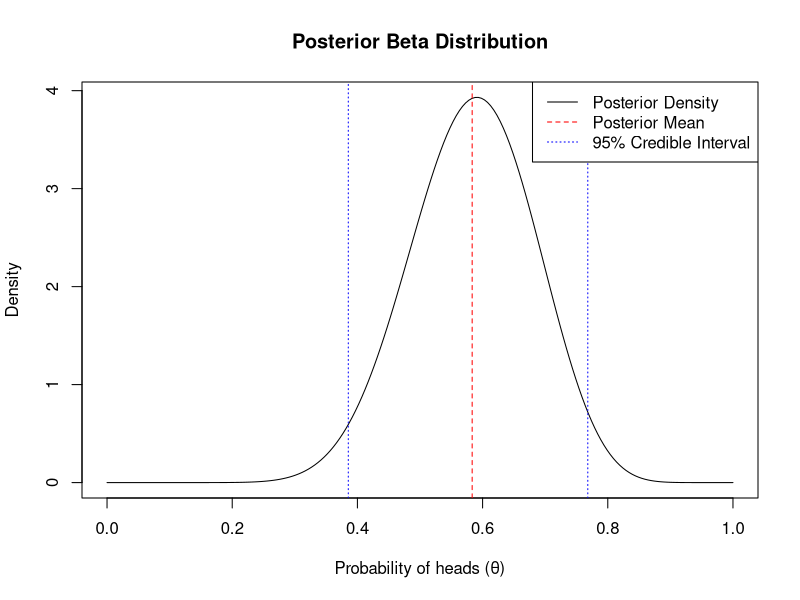
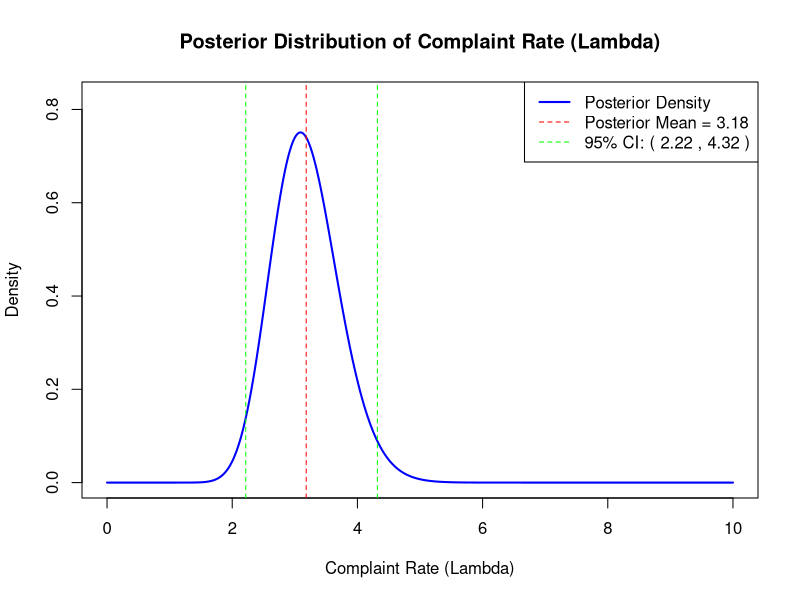
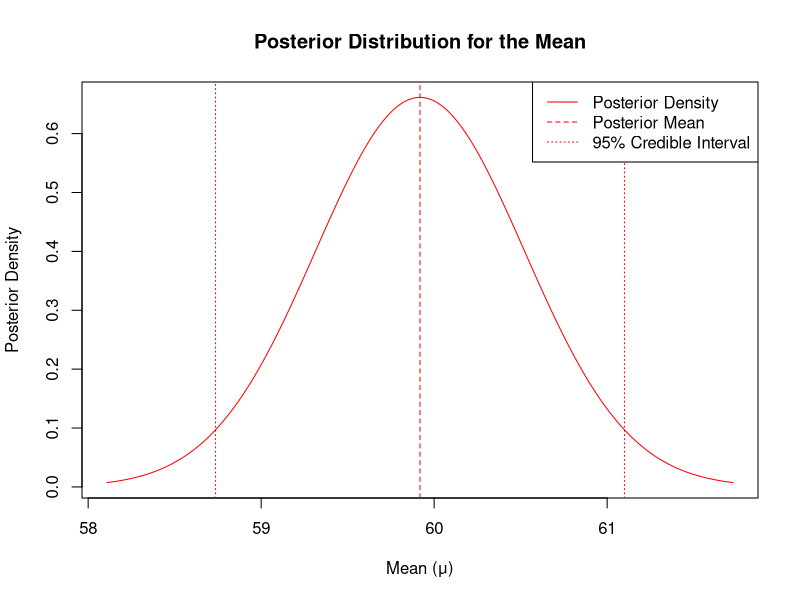

Write R code to recreate these figures, in order.
## ---- chunk 1
# Prior parameters for Beta distribution
alpha_prior <- 2
beta_prior <- 2

# Observed data (12 heads, 8 tails)
x <- 12  # number of heads
n <- 20  # total flips (12 heads + 8 tails)

# Posterior parameters for Beta distribution
alpha_post <- alpha_prior + x
beta_post <- beta_prior + (n - x)

# Display the posterior parameters
cat("Posterior parameters:\n")
cat("Alpha: ", alpha_post, "\n")
cat("Beta: ", beta_post, "\n")

# Posterior mean
posterior_mean <- alpha_post / (alpha_post + beta_post)
cat("Posterior mean: ", posterior_mean, "\n")

# 95% credible interval (2.5th and 97.5th percentiles)
credible_interval <- qbeta(c(0.025, 0.975), alpha_post, beta_post)
cat("95% credible interval: [", credible_interval[1], ", ", credible_interval[2], "]\n")

# Optional: plot the posterior Beta distribution using plot function
x_values <- seq(0, 1, length.out = 200) # Generate a sequence of x values
y_values <- dbeta(x_values, alpha_post, beta_post) # Calculate the density for each x

plot(x_values, y_values,
     type = "l", # "l" for line plot
     main = "Posterior Beta Distribution",
     xlab = "Probability of heads (θ)",
     ylab = "Density")

# Add posterior mean line
abline(v = posterior_mean, col = "red", lty = 2)

# Add credible interval lines
abline(v = credible_interval[1], col = "blue", lty = 3)
abline(v = credible_interval[2], col = "blue", lty = 3)

# Add legend
legend("topright",
       legend = c("Posterior Density", "Posterior Mean", "95% Credible Interval"),
       col = c("black", "red", "blue"),
       lty = c(1, 2, 3))
## ---- chunk 2
# Given data
complaints <- c(3, 2, 5, 1, 4, 3, 2, 6, 5, 2)

# Prior parameters (Gamma(2, 1))
alpha_0 <- 2
beta_0 <- 1

# Sufficient statistics (sum of complaints and number of observations)
n <- length(complaints)
sum_complaints <- sum(complaints)

# Posterior parameters
alpha_post <- alpha_0 + sum_complaints
beta_post <- beta_0 + n

# Posterior mean
posterior_mean <- alpha_post / beta_post

# 95% credible interval (using quantile function of the Gamma distribution)
credible_interval <- qgamma(c(0.025, 0.975), shape = alpha_post, rate = beta_post)

# Results
cat("Posterior mean: ", posterior_mean, "\n")
cat("95% credible interval: (", credible_interval[1], ", ", credible_interval[2], ")\n")

# Plot the posterior distribution
# Define a range of lambda values for plotting
lambda_values <- seq(0, 10, by = 0.01)

# Compute the Gamma density for each lambda value
posterior_density <- dgamma(lambda_values, shape = alpha_post, rate = beta_post)

# Plot the posterior distribution
plot(lambda_values, posterior_density, type = "l", lwd = 2, col = "blue", 
     main = "Posterior Distribution of Complaint Rate (Lambda)",
     xlab = "Complaint Rate (Lambda)", ylab = "Density", 
     ylim = c(0, max(posterior_density) * 1.1))
abline(v = posterior_mean, col = "red", lty = 2) # Add vertical line for posterior mean
abline(v = credible_interval, col = "green", lty = 2) # Add vertical lines for credible interval

# Add a legend
legend("topright", legend = c("Posterior Density", 
                              paste("Posterior Mean =", round(posterior_mean, 2)), 
                              paste("95% CI: (", round(credible_interval[1], 2), ",", round(credible_interval[2], 2), ")")),
       col = c("blue", "red", "green"), lty = c(1, 2, 2), lwd = c(2, 1, 1))

## ---- chunk 3
# Given data
data <- c(56, 60, 58, 62, 59, 55, 61, 63, 57, 60)
n <- length(data)
mean_data <- mean(data)

# Prior parameters
prior_mean <- 60
prior_variance <- 4
prior_sd <- sqrt(prior_variance)

# Known variance of the data distribution
likelihood_variance <- 4
likelihood_sd <- sqrt(likelihood_variance)

# Calculate posterior parameters for the mean
posterior_mean <- (prior_mean * (n / likelihood_variance) + mean_data * (1 / prior_variance)) /
                  ((n / likelihood_variance) + (1 / prior_variance))
posterior_variance <- 1 / ((n / likelihood_variance) + (1 / prior_variance))
posterior_sd <- sqrt(posterior_variance)

# Calculate the 95% credible interval
alpha <- 0.05
credible_interval <- posterior_mean + c(-1, 1) * qnorm(1 - alpha / 2) * posterior_sd

# R code to draw only the posterior curve

# Define a range of values for the mean around the posterior mean
mu_values_posterior <- seq(posterior_mean - 3 * posterior_sd, posterior_mean + 3 * posterior_sd, length.out = 200)

# Calculate posterior density
posterior_density <- dnorm(mu_values_posterior, mean = posterior_mean, sd = posterior_sd)

# Plot the posterior curve
plot(mu_values_posterior, posterior_density, type = "l", col = "red",
     xlab = "Mean (μ)", ylab = "Posterior Density",
     main = "Posterior Distribution for the Mean")

# Add a vertical line for the posterior mean
abline(v = posterior_mean, col = "red", lty = 2)

# Add vertical lines for the credible interval
abline(v = credible_interval[1], col = "red", lty = 3)
abline(v = credible_interval[2], col = "red", lty = 3)

# Add a legend
legend("topright",
       legend = c("Posterior Density", "Posterior Mean", "95% Credible Interval"),
       col = c("red", "red", "red"),
       lty = c(1, 2, 3))
